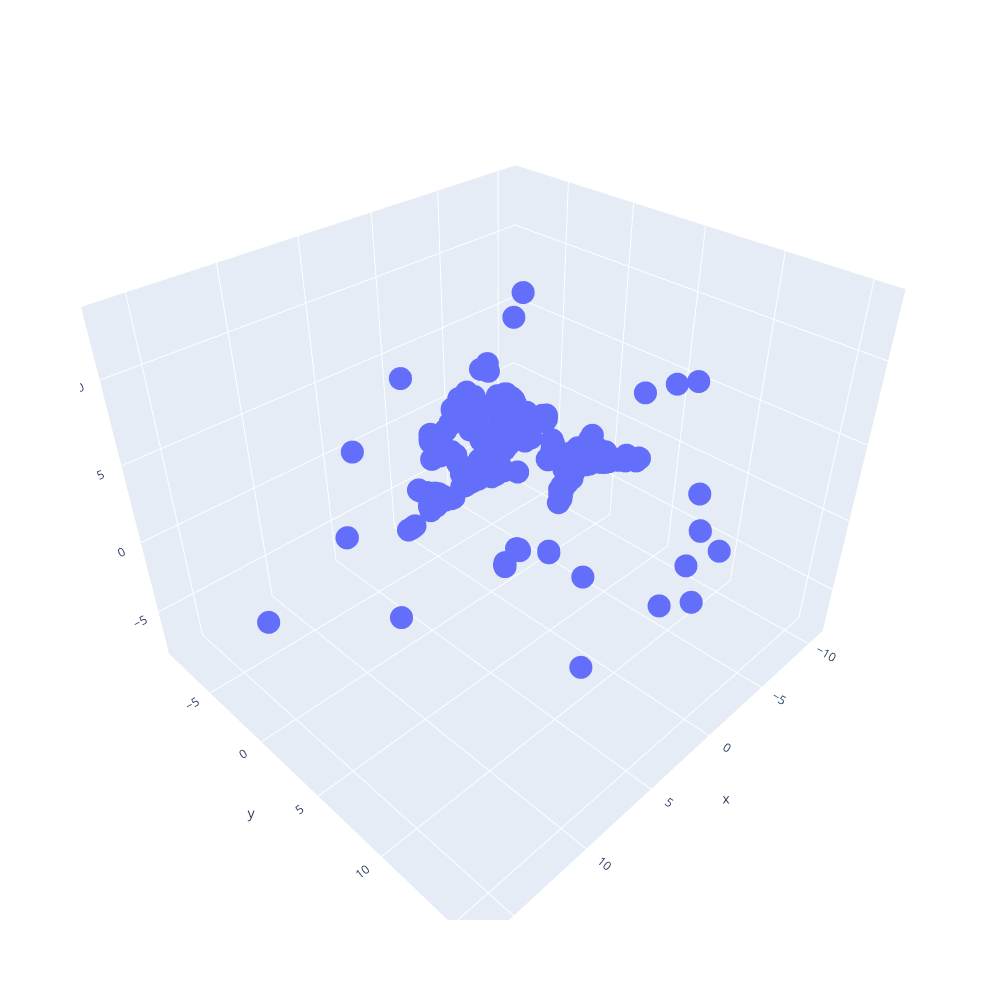

The code cell stored with this chart in its notebook:
### Code cell
#visualise reduced data to lower dimensional space
fig = px.scatter_3d(umap_df, x='x', y='y', z='z', hover_name='word', width=1000, height=1000)
fig.show()

### Figure 1 — Plotly figure (JSON) as saved in the notebook; plotly's stock layout.template omitted (floating-point values rounded to 4 significant figures; data arrays with more than 128 entries replaced by an {"elided": "..."} marker saying what was removed)
{"data": [{"hovertemplate": "<b>%{hovertext}</b><br><br>x=%{x}<br>y=%{y}<br>z=%{z}<extra></extra>", "hovertext": {"elided": "664 str values"}, "legendgroup": "", "marker": {"color": "#636efa", "symbol": "circle"}, "mode": "markers", "name": "", "scene": "scene", "showlegend": false, "type": "scatter3d", "x": {"elided": "664 float values"}, "y": {"elided": "664 float values"}, "z": {"elided": "664 float values"}}], "layout": {"height": 1000, "legend": {"tracegroupgap": 0}, "margin": {"t": 60}, "scene": {"domain": {"x": [0, 1], "y": [0, 1]}, "xaxis": {"title": {"text": "x"}}, "yaxis": {"title": {"text": "y"}}, "zaxis": {"title": {"text": "z"}}}, "width": 1000}}
